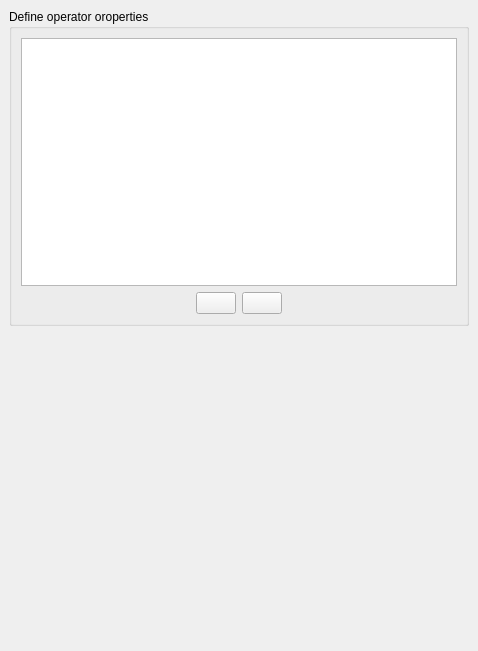
<?xml version="1.0" encoding="UTF-8"?>
<ui version="4.0">
 <class>UserSolverPredefPropForm</class>
 <widget class="QWidget" name="UserSolverPredefPropForm">
  <property name="geometry">
   <rect>
    <x>0</x>
    <y>0</y>
    <width>478</width>
    <height>651</height>
   </rect>
  </property>
  <property name="windowTitle">
   <string>Form</string>
  </property>
  <layout class="QGridLayout">
   <property name="margin">
    <number>9</number>
   </property>
   <property name="spacing">
    <number>6</number>
   </property>
   <item row="2" column="0">
    <spacer>
     <property name="orientation">
      <enum>Qt::Vertical</enum>
     </property>
     <property name="sizeHint" stdset="0">
      <size>
       <width>457</width>
       <height>20</height>
      </size>
     </property>
    </spacer>
   </item>
   <item row="1" column="0">
    <widget class="QGroupBox" name="groupBox_2">
     <property name="toolTip">
      <string>&lt;html&gt;&lt;head/&gt;&lt;body&gt;&lt;p&gt;&lt;span style=&quot; font-size:9pt;&quot;&gt;Solve additional user scalars transport equations. Thermal scalars defined in the thermal model menu are also shown here.&lt;/span&gt;&lt;/p&gt;&lt;/body&gt;&lt;/html&gt;</string>
     </property>
     <property name="title">
      <string>Define operator oroperties</string>
     </property>
     <layout class="QGridLayout">
      <property name="margin">
       <number>9</number>
      </property>
      <property name="spacing">
       <number>6</number>
      </property>
      <item row="1" column="0">
       <layout class="QHBoxLayout">
        <property name="spacing">
         <number>6</number>
        </property>
        <property name="margin">
         <number>0</number>
        </property>
        <item>
         <spacer>
          <property name="orientation">
           <enum>Qt::Horizontal</enum>
          </property>
          <property name="sizeHint" stdset="0">
           <size>
            <width>20</width>
            <height>20</height>
           </size>
          </property>
         </spacer>
        </item>
        <item>
         <layout class="QHBoxLayout">
          <property name="spacing">
           <number>6</number>
          </property>
          <property name="margin">
           <number>0</number>
          </property>
          <item>
           <widget class="QPushButton" name="pushButtonNew">
            <property name="toolTip">
             <string>&lt;html&gt;&lt;head/&gt;&lt;body&gt;&lt;p&gt;&lt;span style=&quot; font-size:9pt;&quot;&gt;Add a new user scalar.&lt;/span&gt;&lt;/p&gt;&lt;/body&gt;&lt;/html&gt;</string>
            </property>
            <property name="text">
             <string/>
            </property>
            <property name="icon">
             <iconset resource="resources_pages.qrc">
              <normaloff>:/new/prefix1/icons/22x22/add.png</normaloff>:/new/prefix1/icons/22x22/add.png</iconset>
            </property>
           </widget>
          </item>
          <item>
           <widget class="QPushButton" name="pushButtonDelete">
            <property name="toolTip">
             <string>&lt;html&gt;&lt;head/&gt;&lt;body&gt;&lt;p&gt;&lt;span style=&quot; font-size:9pt;&quot;&gt;Remove the last added user scalar.&lt;/span&gt;&lt;/p&gt;&lt;/body&gt;&lt;/html&gt;</string>
            </property>
            <property name="text">
             <string/>
            </property>
            <property name="icon">
             <iconset resource="resources_pages.qrc">
              <normaloff>:/new/prefix1/icons/22x22/remove.png</normaloff>:/new/prefix1/icons/22x22/remove.png</iconset>
            </property>
           </widget>
          </item>
         </layout>
        </item>
        <item>
         <spacer>
          <property name="orientation">
           <enum>Qt::Horizontal</enum>
          </property>
          <property name="sizeHint" stdset="0">
           <size>
            <width>16</width>
            <height>16</height>
           </size>
          </property>
         </spacer>
        </item>
       </layout>
      </item>
      <item row="0" column="0">
       <widget class="QTableView" name="tableProperties">
        <property name="toolTip">
         <string>&lt;html&gt;&lt;head/&gt;&lt;body&gt;&lt;p&gt;&lt;span style=&quot; font-size:9pt;&quot;&gt;Solve additional user scalars transport equations. Thermal scalars defined in the thermal model menu are also shown here.&lt;/span&gt;&lt;/p&gt;&lt;p&gt;&lt;span style=&quot; font-size:9pt;&quot;&gt;(Code_Saturne key words: &lt;/span&gt;&lt;span style=&quot; font-size:9pt; font-weight:600;&quot;&gt;NSCAUS&lt;/span&gt;&lt;span style=&quot; font-size:9pt;&quot;&gt;, &lt;/span&gt;&lt;span style=&quot; font-size:9pt; font-weight:600;&quot;&gt;ITURT&lt;/span&gt;&lt;span style=&quot; font-size:9pt;&quot;&gt;)&lt;/span&gt;&lt;/p&gt;&lt;/body&gt;&lt;/html&gt;</string>
        </property>
        <property name="editTriggers">
         <set>QAbstractItemView::DoubleClicked</set>
        </property>
        <property name="alternatingRowColors">
         <bool>true</bool>
        </property>
        <property name="selectionMode">
         <enum>QAbstractItemView::ExtendedSelection</enum>
        </property>
        <property name="selectionBehavior">
         <enum>QAbstractItemView::SelectRows</enum>
        </property>
       </widget>
      </item>
     </layout>
    </widget>
   </item>
  </layout>
 </widget>
 <resources>
  <include location="resources_pages.qrc"/>
 </resources>
 <connections/>
</ui>
